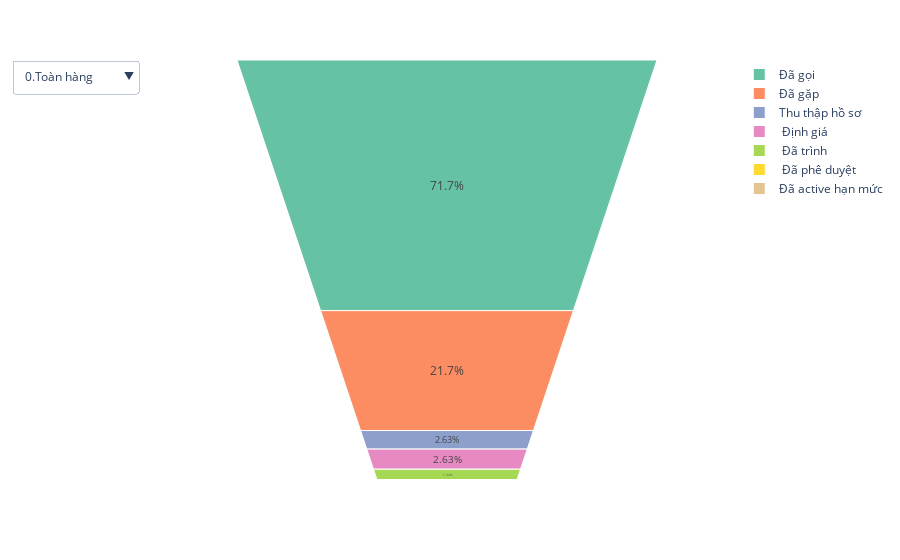

Source (notebook cell):
### Markdown cell above
## dropdown các tỉnh

### Code cell
import plotly.express as px
import pandas as pd

buttons = []
for i in Provinces_list:
  df = get_data(i)
  buttons.append(
              dict(
                  args=[{'values': [df['Values']],
                        'text': [df['State']]}],
                  label=i,
                  method='update'
              )
  )
buttons[0]
fig = px.funnel_area(df, names='State', values='Values',
                    #  title='Funnel Area Chart of State Values',
                    color_discrete_sequence=px.colors.qualitative.Set2)



# Add dropdown
fig.update_layout(
    updatemenus=[
        dict(
            buttons=buttons,
            # direction="down",
            # showactive=True,
            # x=1.1,
            # y=1.1,
        ),
    ]
)


fig.show()

### Figure 1 — Plotly figure (JSON) as saved in the notebook; plotly's stock layout.template omitted (floating-point values rounded to 4 significant figures)
{"data": [{"domain": {"x": [0, 1], "y": [0, 1]}, "hovertemplate": "State=%{label}<br>Values=%{value}<extra></extra>", "labels": ["Đã gọi", "Đã gặp", "Thu thập hồ sơ", " Định giá", " Đã trình", " Đã phê duyệt", "Đã active hạn mức"], "legendgroup": "", "name": "", "showlegend": true, "type": "funnelarea", "values": [109, 33, 4, 4, 2, 0, 0]}], "layout": {"funnelareacolorway": ["rgb(102,194,165)", "rgb(252,141,98)", "rgb(141,160,203)", "rgb(231,138,195)", "rgb(166,216,84)", "rgb(255,217,47)", "rgb(229,196,148)", "rgb(179,179,179)"], "legend": {"tracegroupgap": 0}, "margin": {"t": 60}, "updatemenus": [{"buttons": [{"args": [{"text": [["Đã gọi", "Đã gặp", "Thu thập hồ sơ", " Định giá", " Đã trình", " Đã phê duyệt", "Đã active hạn mức"]], "values": [[21090, 3556, 619, 676, 649, 474, 325]]}], "label": "0.Toàn hàng", "method": "update"}, {"args": [{"text": [["Đã gọi", "Đã gặp", "Thu thập hồ sơ", " Định giá", " Đã trình", " Đã phê duyệt", "Đã active hạn mức"]], "values": [[713, 114, 18, 20, 12, 8, 7]]}], "label": "Bình Dương", "method": "update"}, {"args": [{"text": [["Đã gọi", "Đã gặp", "Thu thập hồ sơ", " Định giá", " Đã trình", " Đã phê duyệt", "Đã active hạn mức"]], "values": [[123, 19, 7, 6, 8, 2, 2]]}], "label": "Bình Định", "method": "update"}, {"args": [{"text": [["Đã gọi", "Đã gặp", "Thu thập hồ sơ", " Định giá", " Đã trình", " Đã phê duyệt", "Đã active hạn mức"]], "values": [[39, 34, 4, 3, 3, 2, 2]]}], "label": "Bắc Giang", "method": "update"}, {"args": [{"text": [["Đã gọi", "Đã gặp", "Thu thập hồ sơ", " Định giá", " Đã trình", " Đã phê duyệt", "Đã active hạn mức"]], "values": [[453, 93, 19, 20, 19, 14, 12]]}], "label": "Bắc Ninh", "method": "update"}, {"args": [{"text": [["Đã gọi", "Đã gặp", "Thu thập hồ sơ", " Định giá", " Đã trình", " Đã phê duyệt", "Đã active hạn mức"]], "values": [[212, 184, 24, 20, 21, 7, 3]]}], "label": "Bến Thành", "method": "update"}, {"args": [{"text": [["Đã gọi", "Đã gặp", "Thu thập hồ sơ", " Định giá", " Đã trình", " Đã phê duyệt", "Đã active hạn mức"]], "values": [[76, 62, 6, 6, 6, 5, 7]]}], "label": "Cần Thơ", "method": "update"}, {"args": [{"text": [["Đã gọi", "Đã gặp", "Thu thập hồ sơ", " Định giá", " Đã trình", " Đã phê duyệt", "Đã active hạn mức"]], "values": [[650, 80, 11, 14, 12, 7, 6]]}], "label": "Cộng Hòa", "method": "update"}, {"args": [{"text": [["Đã gọi", "Đã gặp", "Thu thập hồ sơ", " Định giá", " Đã trình", " Đã phê duyệt", "Đã active hạn mức"]], "values": [[409, 72, 19, 25, 20, 15, 7]]}], "label": "Gò Vấp", "method": "update"}, {"args": [{"text": [["Đã gọi", "Đã gặp", "Thu thập hồ sơ", " Định giá", " Đã trình", " Đã phê duyệt", "Đã active hạn mức"]], "values": [[230, 93, 15, 19, 20, 17, 8]]}], "label": "HCM", "method": "update"}, {"args": [{"text": [["Đã gọi", "Đã gặp", "Thu thập hồ sơ", " Định giá", " Đã trình", " Đã phê duyệt", "Đã active hạn mức"]], "values": [[161, 71, 15, 9, 10, 8, 9]]}], "label": "Huế", "method": "update"}, {"args": [{"text": [["Đã gọi", "Đã gặp", "Thu thập hồ sơ", " Định giá", " Đã trình", " Đã phê duyệt", "Đã active hạn mức"]], "values": [[280, 37, 6, 5, 5, 3, 4]]}], "label": "Hà Nam", "method": "update"}, {"args": [{"text": [["Đã gọi", "Đã gặp", "Thu thập hồ sơ", " Định giá", " Đã trình", " Đã phê duyệt", "Đã active hạn mức"]], "values": [[408, 158, 12, 16, 17, 13, 3]]}], "label": "Hà Nội", "method": "update"}, {"args": [{"text": [["Đã gọi", "Đã gặp", "Thu thập hồ sơ", " Định giá", " Đã trình", " Đã phê duyệt", "Đã active hạn mức"]], "values": [[190, 102, 45, 43, 36, 27, 22]]}], "label": "Hải Châu", "method": "update"}, {"args": [{"text": [["Đã gọi", "Đã gặp", "Thu thập hồ sơ", " Định giá", " Đã trình", " Đã phê duyệt", "Đã active hạn mức"]], "values": [[67, 48, 1, 2, 2, 3, 3]]}], "label": "Hải Dương", "method": "update"}, {"args": [{"text": [["Đã gọi", "Đã gặp", "Thu thập hồ sơ", " Định giá", " Đã trình", " Đã phê duyệt", "Đã active hạn mức"]], "values": [[59, 33, 6, 5, 2, 2, 2]]}], "label": "Hải Phòng", "method": "update"}, {"args": [{"text": [["Đã gọi", "Đã gặp", "Thu thập hồ sơ", " Định giá", " Đã trình", " Đã phê duyệt", "Đã active hạn mức"]], "values": [[616, 91, 18, 12, 11, 7, 7]]}], "label": "Hồng Bàng", "method": "update"}, {"args": [{"text": [["Đã gọi", "Đã gặp", "Thu thập hồ sơ", " Định giá", " Đã trình", " Đã phê duyệt", "Đã active hạn mức"]], "values": [[143, 34, 6, 7, 8, 2, 2]]}], "label": "Khánh Hòa", "method": "update"}, {"args": [{"text": [["Đã gọi", "Đã gặp", "Thu thập hồ sơ", " Định giá", " Đã trình", " Đã phê duyệt", "Đã active hạn mức"]], "values": [[20, 21, 0, 0, 0, 0, 0]]}], "label": "Kiên Giang", "method": "update"}, {"args": [{"text": [["Đã gọi", "Đã gặp", "Thu thập hồ sơ", " Định giá", " Đã trình", " Đã phê duyệt", "Đã active hạn mức"]], "values": [[44, 40, 8, 10, 10, 12, 6]]}], "label": "Long An", "method": "update"}, {"args": [{"text": [["Đã gọi", "Đã gặp", "Thu thập hồ sơ", " Định giá", " Đã trình", " Đã phê duyệt", "Đã active hạn mức"]], "values": [[26, 20, 5, 5, 4, 1, 2]]}], "label": "Lâm Đồng", "method": "update"}, {"args": [{"text": [["Đã gọi", "Đã gặp", "Thu thập hồ sơ", " Định giá", " Đã trình", " Đã phê duyệt", "Đã active hạn mức"]], "values": [[67, 19, 0, 1, 1, 1, 0]]}], "label": "Nam Định", "method": "update"}, {"args": [{"text": [["Đã gọi", "Đã gặp", "Thu thập hồ sơ", " Định giá", " Đã trình", " Đã phê duyệt", "Đã active hạn mức"]], "values": [[177, 67, 15, 14, 14, 8, 5]]}], "label": "Nghệ An", "method": "update"}, {"args": [{"text": [["Đã gọi", "Đã gặp", "Thu thập hồ sơ", " Định giá", " Đã trình", " Đã phê duyệt", "Đã active hạn mức"]], "values": [[121, 12, 1, 2, 2, 1, 0]]}], "label": "Ninh Bình", "method": "update"}, {"args": [{"text": [["Đã gọi", "Đã gặp", "Thu thập hồ sơ", " Định giá", " Đã trình", " Đã phê duyệt", "Đã active hạn mức"]], "values": [[52, 42, 0, 1, 1, 1, 1]]}], "label": "Phú Thọ", "method": "update"}, {"args": [{"text": [["Đã gọi", "Đã gặp", "Thu thập hồ sơ", " Định giá", " Đã trình", " Đã phê duyệt", "Đã active hạn mức"]], "values": [[71, 41, 7, 6, 6, 6, 3]]}], "label": "Quảng Nam", "method": "update"}, {"args": [{"text": [["Đã gọi", "Đã gặp", "Thu thập hồ sơ", " Định giá", " Đã trình", " Đã phê duyệt", "Đã active hạn mức"]], "values": [[65, 55, 7, 6, 7, 3, 4]]}], "label": "Quảng Ninh", "method": "update"}, {"args": [{"text": [["Đã gọi", "Đã gặp", "Thu thập hồ sơ", " Định giá", " Đã trình", " Đã phê duyệt", "Đã active hạn mức"]], "values": [[366, 71, 1, 4, 4, 4, 3]]}], "label": "Thanh Hóa", "method": "update"}, {"args": [{"text": [["Đã gọi", "Đã gặp", "Thu thập hồ sơ", " Định giá", " Đã trình", " Đã phê duyệt", "Đã active hạn mức"]], "values": [[677, 66, 17, 17, 17, 10, 1]]}], "label": "Thanh Xuân", "method": "update"}, {"args": [{"text": [["Đã gọi", "Đã gặp", "Thu thập hồ sơ", " Định giá", " Đã trình", " Đã phê duyệt", "Đã active hạn mức"]], "values": [[332, 67, 6, 8, 8, 4, 3]]}], "label": "Thái Nguyên", "method": "update"}, {"args": [{"text": [["Đã gọi", "Đã gặp", "Thu thập hồ sơ", " Định giá", " Đã trình", " Đã phê duyệt", "Đã active hạn mức"]], "values": [[136, 83, 16, 12, 13, 11, 7]]}], "label": "Trần Hưng Đạo", "method": "update"}, {"args": [{"text": [["Đã gọi", "Đã gặp", "Thu thập hồ sơ", " Định giá", " Đã trình", " Đã phê duyệt", "Đã active hạn mức"]], "values": [[160, 84, 9, 24, 23, 13, 10]]}], "label": "Tân Bình", "method": "update"}, {"args": [{"text": [["Đã gọi", "Đã gặp", "Thu thập hồ sơ", " Định giá", " Đã trình", " Đã phê duyệt", "Đã active hạn mức"]], "values": [[261, 99, 10, 12, 13, 9, 10]]}], "label": "Tân Thuận", "method": "update"}, {"args": [{"text": [["Đã gọi", "Đã gặp", "Thu thập hồ sơ", " Định giá", " Đã trình", " Đã phê duyệt", "Đã active hạn mức"]], "values": [[185, 41, 7, 10, 10, 8, 0]]}], "label": "Tây Hồ", "method": "update"}, {"args": [{"text": [["Đã gọi", "Đã gặp", "Thu thập hồ sơ", " Định giá", " Đã trình", " Đã phê duyệt", "Đã active hạn mức"]], "values": [[38, 37, 2, 1, 1, 0, 0]]}], "label": "Vĩnh Phúc", "method": "update"}, {"args": [{"text": [["Đã gọi", "Đã gặp", "Thu thập hồ sơ", " Định giá", " Đã trình", " Đã phê duyệt", "Đã active hạn mức"]], "values": [[240, 109, 13, 17, 16, 12, 13]]}], "label": "Vũng Tàu", "method": "update"}, {"args": [{"text": [["Đã gọi", "Đã gặp", "Thu thập hồ sơ", " Định giá", " Đã trình", " Đã phê duyệt", "Đã active hạn mức"]], "values": [[110, 94, 12, 16, 13, 12, 8]]}], "label": "Đà Nẵng", "method": "update"}, {"args": [{"text": [["Đã gọi", "Đã gặp", "Thu thập hồ sơ", " Định giá", " Đã trình", " Đã phê duyệt", "Đã active hạn mức"]], "values": [[107, 61, 12, 7, 9, 6, 5]]}], "label": "Đô Thành", "method": "update"}, {"args": [{"text": [["Đã gọi", "Đã gặp", "Thu thập hồ sơ", " Định giá", " Đã trình", " Đã phê duyệt", "Đã active hạn mức"]], "values": [[24, 35, 3, 2, 2, 2, 2]]}], "label": "Đắk Lắk", "method": "update"}, {"args": [{"text": [["Đã gọi", "Đã gặp", "Thu thập hồ sơ", " Định giá", " Đã trình", " Đã phê duyệt", "Đã active hạn mức"]], "values": [[410, 120, 34, 45, 43, 35, 21]]}], "label": "Đống Đa", "method": "update"}, {"args": [{"text": [["Đã gọi", "Đã gặp", "Thu thập hồ sơ", " Định giá", " Đã trình", " Đã phê duyệt", "Đã active hạn mức"]], "values": [[109, 33, 4, 4, 2, 0, 0]]}], "label": "Đồng Nai", "method": "update"}]}]}}
